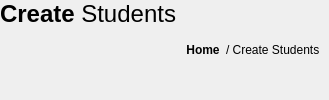
                   <widget class="QFrame" name="frame_83">
                    <property name="frameShape">
                     <enum>QFrame::Shape::NoFrame</enum>
                    </property>
                    <property name="frameShadow">
                     <enum>QFrame::Shadow::Raised</enum>
                    </property>
                    <layout class="QHBoxLayout" name="horizontalLayout_41">
                     <property name="spacing">
                      <number>0</number>
                     </property>
                     <property name="leftMargin">
                      <number>0</number>
                     </property>
                     <property name="topMargin">
                      <number>0</number>
                     </property>
                     <property name="rightMargin">
                      <number>0</number>
                     </property>
                     <property name="bottomMargin">
                      <number>0</number>
                     </property>
                     <item>
                      <widget class="QFrame" name="frame_84">
                       <property name="frameShape">
                        <enum>QFrame::Shape::NoFrame</enum>
                       </property>
                       <property name="frameShadow">
                        <enum>QFrame::Shadow::Raised</enum>
                       </property>
                       <layout class="QVBoxLayout" name="verticalLayout_48">
                        <property name="spacing">
                         <number>0</number>
                        </property>
                        <property name="leftMargin">
                         <number>0</number>
                        </property>
                        <property name="topMargin">
                         <number>0</number>
                        </property>
                        <property name="rightMargin">
                         <number>0</number>
                        </property>
                        <property name="bottomMargin">
                         <number>0</number>
                        </property>
                        <item alignment="Qt::AlignmentFlag::AlignLeft|Qt::AlignmentFlag::AlignTop">
                         <widget class="QLabel" name="label_77">
                          <property name="text">
                           <string>&lt;html&gt;&lt;head/&gt;&lt;body&gt;&lt;p&gt;&lt;span style=&quot; font-size:18pt; font-weight:600;&quot;&gt;Create &lt;/span&gt;&lt;span style=&quot; font-size:18pt;&quot;&gt;Students&lt;/span&gt;&lt;/p&gt;&lt;/body&gt;&lt;/html&gt;</string>
                          </property>
                         </widget>
                        </item>
                        <item>
                         <spacer name="verticalSpacer_10">
                          <property name="orientation">
                           <enum>Qt::Orientation::Vertical</enum>
                          </property>
                          <property name="sizeType">
                           <enum>QSizePolicy::Policy::Preferred</enum>
                          </property>
                          <property name="sizeHint" stdset="0">
                           <size>
                            <width>20</width>
                            <height>50</height>
                           </size>
                          </property>
                         </spacer>
                        </item>
                       </layout>
                      </widget>
                     </item>
                     <item>
                      <widget class="QFrame" name="frame_85">
                       <property name="sizePolicy">
                        <sizepolicy hsizetype="Expanding" vsizetype="Preferred">
                         <horstretch>0</horstretch>
                         <verstretch>0</verstretch>
                        </sizepolicy>
                       </property>
                       <property name="frameShape">
                        <enum>QFrame::Shape::NoFrame</enum>
                       </property>
                       <property name="frameShadow">
                        <enum>QFrame::Shadow::Raised</enum>
                       </property>
                      </widget>
                     </item>
                     <item>
                      <widget class="QFrame" name="frame_86">
                       <property name="frameShape">
                        <enum>QFrame::Shape::NoFrame</enum>
                       </property>
                       <property name="frameShadow">
                        <enum>QFrame::Shadow::Raised</enum>
                       </property>
                       <layout class="QHBoxLayout" name="horizontalLayout_42">
                        <item>
                         <widget class="QPushButton" name="goHome_button_5">
                          <property name="font">
                           <font>
                            <bold>true</bold>
                           </font>
                          </property>
                          <property name="styleSheet">
                           <string notr="true">border:none;
background-color:none;</string>
                          </property>
                          <property name="text">
                           <string>Home</string>
                          </property>
                         </widget>
                        </item>
                        <item>
                         <widget class="QLabel" name="label_78">
                          <property name="text">
                           <string>&lt;html&gt;&lt;head/&gt;&lt;body&gt;&lt;p&gt;/ Create Students&lt;/p&gt;&lt;/body&gt;&lt;/html&gt;</string>
                          </property>
                         </widget>
                        </item>
                       </layout>
                      </widget>
                     </item>
                    </layout>
                   </widget>
